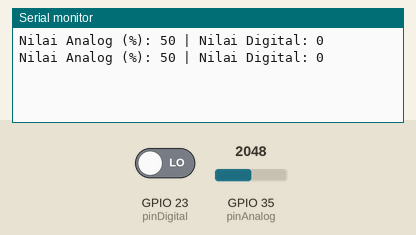
This sketch was run on a simulated ESP32. Shown: the last lines printed to the serial monitor. Inputs (shaded band) come from the test bench; at power-on: GPIO 35 (pinAnalog) = 2048, GPIO 23 (pinDigital) LOW.

Above: at 1.8 s.
1.9 s: GPIO 35 (pinAnalog) set to 2866
At 2.8 s:
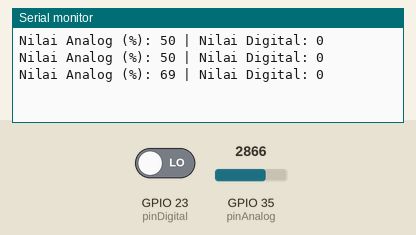
3.4 s: GPIO 23 (pinDigital) driven HIGH
At 4.7 s:
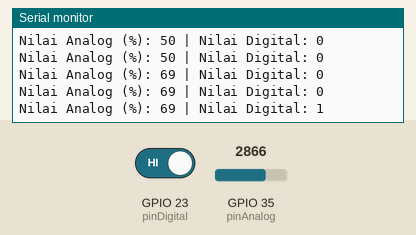
4.9 s: GPIO 35 (pinAnalog) set to 3603
At 5.8 s:
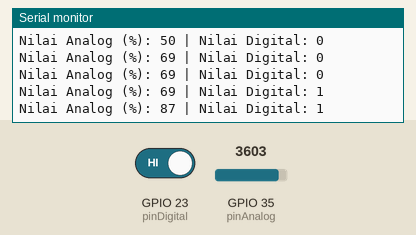
6.4 s: GPIO 23 (pinDigital) driven LOW
At 7.3 s:
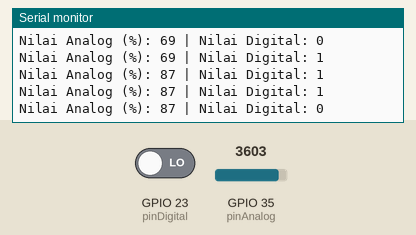
Timing chart, 0 to 8.9 s (numbered marks = the images above; inputs shaded):
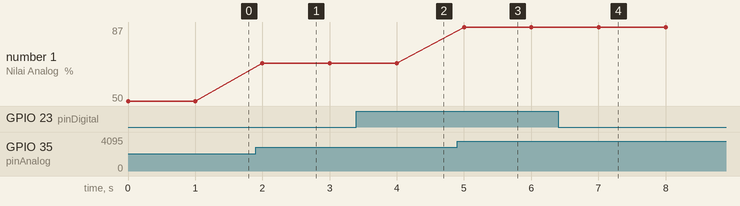

The sketch:

raindrops.ino
```cpp
// Tentukan pin
const int pinAnalog = 35;  // Pin A0 pada sensor hujan
const int pinDigital = 23; // Pin D0 pada sensor hujan

void setup() {
  Serial.begin(115200);

  // Atur pin digital sebagai input
  pinMode(pinDigital, INPUT);
}

void loop() {
  // Baca nilai analog
  int nilaiAnalog = analogRead(pinAnalog);
  int convertAnalog = (nilaiAnalog * 100) / 4095; // Mengonversi nilai ke persentase (0-100)

  // Baca nilai digital
  int nilaiDigital = digitalRead(pinDigital);

  // Tampilkan hasil pembacaan
  Serial.print("Nilai Analog (%): ");
  Serial.print(convertAnalog);
  Serial.print(" | Nilai Digital: ");
  Serial.println(nilaiDigital);

  // Tambahkan penundaan sejenak agar pembacaan mudah dilihat
  delay(1000);
}
```

Measured:
- after the input at 1.9 s, the serial monitor: prints a new line after 0.10 s (image 1)
- after the input at 3.4 s, the serial monitor: prints a new line after 0.60 s (image 2)
- after the input at 4.9 s, the serial monitor: prints a new line after 0.10 s (image 3)
- after the input at 6.4 s, the serial monitor: prints a new line after 0.60 s (image 4)
- plotted number 1: 50 → 69 after the input at 1.9 s, 69 → 87 after the input at 4.9 s
